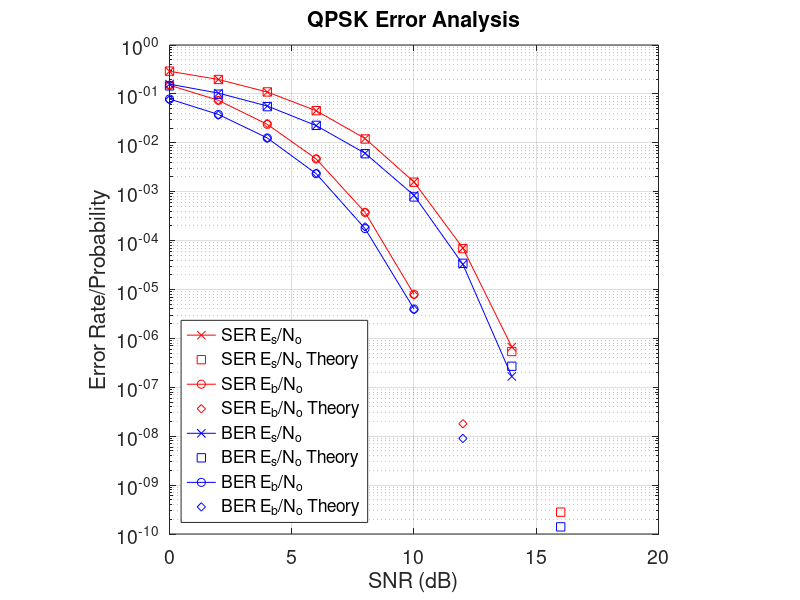
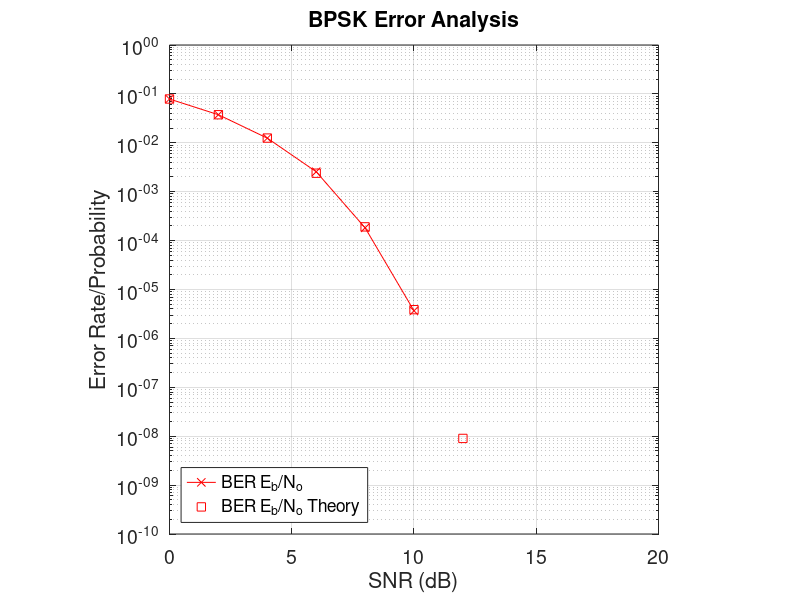
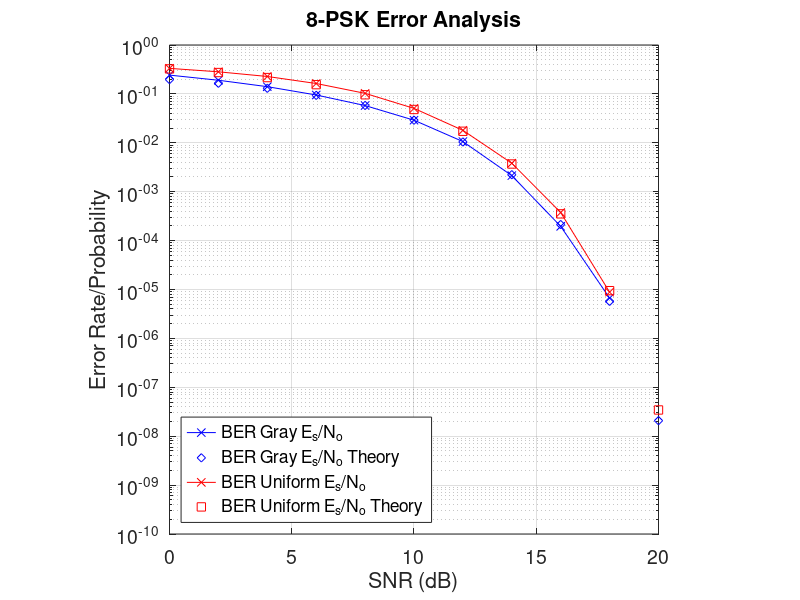
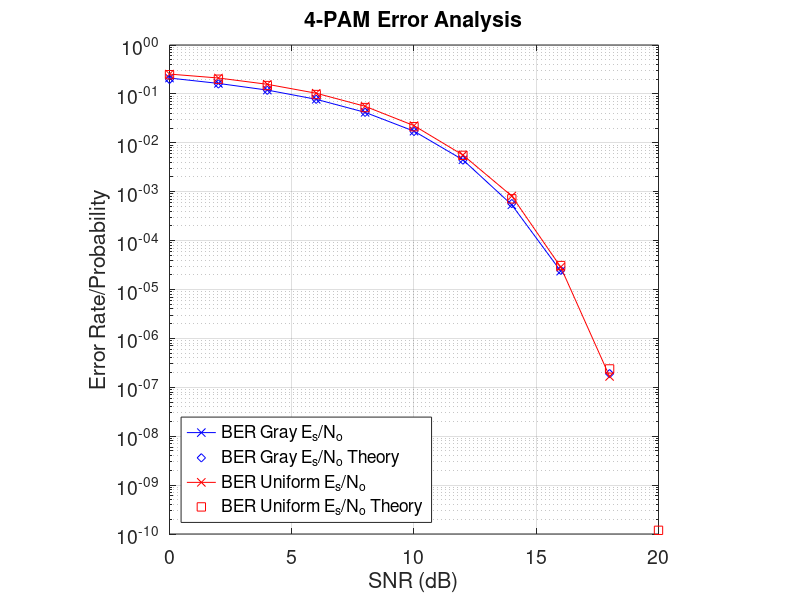

MATLAB code for these plots, in order:
clear;clc;
load QPSK_ber_Eb_no.mat
load QPSK_ber_Es_no.mat
load QPSK_ser_Eb_no.mat
load QPSK_ser_Es_no.mat
load 4pam_gray.mat
load 4pam_uniform.mat
load 8psk_gray.mat
load 8psk_uniform.mat
load 16qam_gray.mat
load 16qam_uniform.mat
load bpsk.mat
load bfsk.mat
snr_db=0:2:20;
semilogy(snr_db, qpsk_ser_SNR_exp, 'r-x');hold on;grid on;
semilogy(snr_db, qpsk_ser_SNR_theory, 'rs');
semilogy(snr_db, qpsk_ser_Eb_No_exp, 'r-o');
semilogy(snr_db, qpsk_ser_Eb_No_theory, 'rd');
semilogy(snr_db, qpsk_ber_SNR_exp, 'b-x');
semilogy(snr_db, qpsk_ber_SNR_theory, 'bs');
semilogy(snr_db, qpsk_ber_Eb_No_exp, 'b-o');
semilogy(snr_db, qpsk_ber_Eb_No_theory, 'bd');
legend('SER E_s/N_o','SER E_s/N_o Theory','SER E_b/N_o','SER E_b/N_o Theory',...
    'BER E_s/N_o','BER E_s/N_o Theory','BER E_b/N_o','BER E_b/N_o Theory','Location','Southwest');
title('QPSK Error Analysis');
axis square;
set(gca,'FontSize',14);
xlabel('SNR (dB)');
ylabel('Error Rate/Probability');
ylim([1e-10 1]);
figure,
semilogy(snr_db, bpsk_ber_SNR_exp, 'r-x');hold on;grid on;
semilogy(snr_db, bpsk_ber_SNR_theory, 'rs');
legend('BER E_b/N_o','BER E_b/N_o Theory','Location','Southwest');
title('BPSK Error Analysis');
axis square;
set(gca,'FontSize',14);
xlabel('SNR (dB)');
ylabel('Error Rate/Probability');
ylim([1e-10 1]);
figure,
semilogy(snr_db, epsk_gray_ber_SNR_exp, 'b-x');hold on;grid on;
semilogy(snr_db, epsk_gray_ber_SNR_theory, 'bd');
semilogy(snr_db, epsk_uniform_ber_SNR_exp, 'r-x');hold on;grid on;
semilogy(snr_db, epsk_uniform_ber_SNR_theory, 'rs');
legend('BER Gray E_s/N_o','BER Gray E_s/N_o Theory','BER Uniform E_s/N_o','BER Uniform E_s/N_o Theory','Location','Southwest');
title('8-PSK Error Analysis');
axis square;
set(gca,'FontSize',14);
xlabel('SNR (dB)');
ylabel('Error Rate/Probability');
ylim([1e-10 1]);
figure,
semilogy(snr_db, pam_gray_ber_SNR_exp, 'b-x');hold on;grid on;
semilogy(snr_db, pam_gray_ber_SNR_theory, 'bd');
semilogy(snr_db, pam_uniform_ber_SNR_exp, 'r-x');hold on;grid on;
semilogy(snr_db, pam_uniform_ber_SNR_theory, 'rs');
legend('BER Gray E_s/N_o','BER Gray E_s/N_o Theory','BER Uniform E_s/N_o','BER Uniform E_s/N_o Theory','Location','Southwest');
title('4-PAM Error Analysis');
axis square;
set(gca,'FontSize',14);
xlabel('SNR (dB)');
ylabel('Error Rate/Probability');
ylim([1e-10 1]);
figure,
semilogy(snr_db, qam_gray_ber_SNR_exp, 'b-x');hold on;grid on;
semilogy(snr_db, qam_gray_ber_SNR_theory, 'bd');
semilogy(snr_db, qam_uniform_ber_SNR_exp, 'r-x');hold on;grid on;
semilogy(snr_db, qam_uniform_ber_SNR_theory, 'rs');
legend('BER Gray E_s/N_o','BER Gray E_s/N_o Theory','BER Uniform E_s/N_o','BER Uniform E_s/N_o Theory','Location','Southwest');
title('16-QAM Error Analysis');
axis square;
set(gca,'FontSize',14);
xlabel('SNR (dB)');
ylabel('Error Rate/Probability');
ylim([1e-10 1]);
figure,
semilogy(snr_db, bfsk_ber_SNR_exp, 'r-x');hold on;grid on;
semilogy(snr_db, bfsk_ber_SNR_theory, 'rs');
legend('BER E_b/N_o','BER E_b/N_o Theory','Location','Southwest');
title('BFSK Error Analysis');
axis square;
set(gca,'FontSize',14);
xlabel('SNR (dB)');
ylabel('Error Rate/Probability');
ylim([1e-10 1]);
figure,
semilogy(snr_db, bpsk_ber_SNR_exp, 'r-x');hold on;grid on;
semilogy(snr_db, bfsk_ber_SNR_exp, 'b-o');
semilogy(snr_db, epsk_gray_ber_SNR_exp, '-s');hold on;grid on;
semilogy(snr_db, pam_gray_ber_SNR_exp, '-*');
semilogy(snr_db, qam_gray_ber_SNR_exp, '-+');hold on;grid on;
semilogy(snr_db, qpsk_ber_SNR_exp, '-x');
legend('BPSK','BFSK','8-PSK','4-PAM','16-QAM','QPSK','Location','Southwest');
title('Comparison');
axis square;
set(gca,'FontSize',14);
xlabel('E_s/N_o(dB)');
ylabel('Error Rate/Probability');
ylim([1e-10 1]);